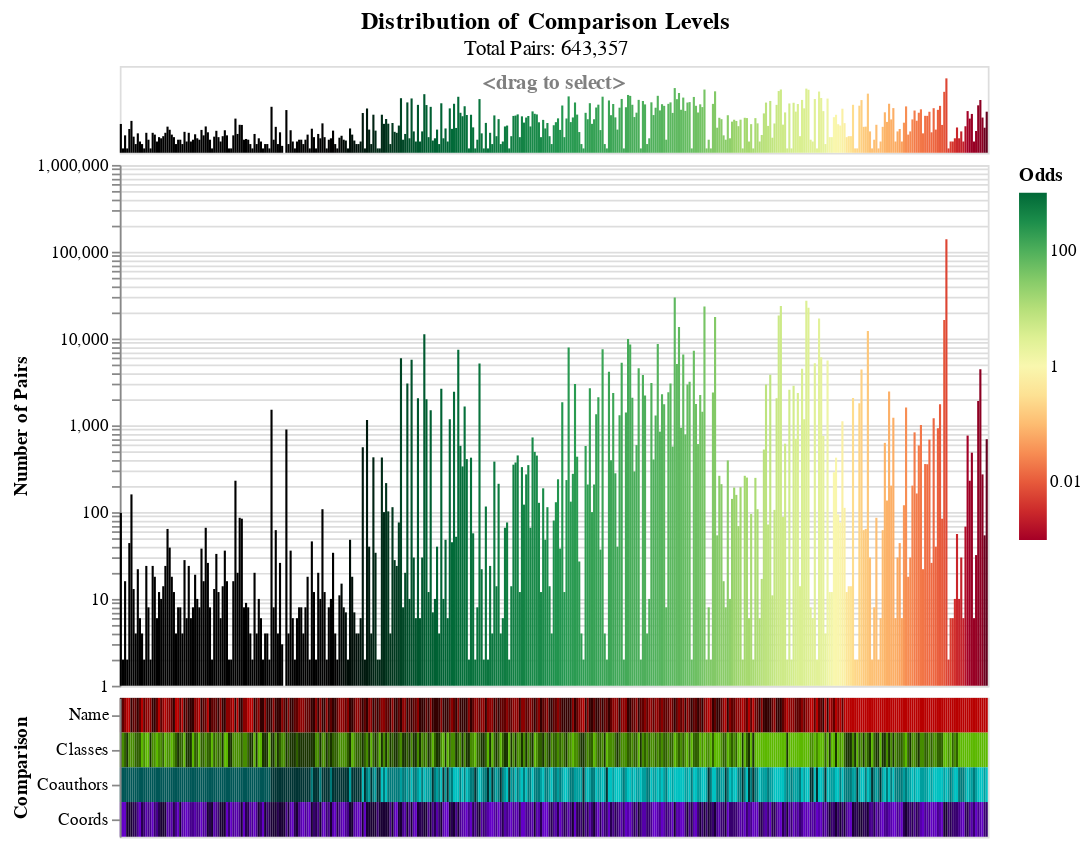

Write notebook code for a chart like this one.
### Markdown cell above
We can plot these compared pairs.
We can see which comparison levels are most common,
which occur together,
which lead to matches, and which lead to non-matches.

The exact match levels have the highest odds, and the
else levels have the lowest. The other levels are somewhere in between.

### Code cell
from mismo.compare import plot_compared  # noqa: E402

plot_compared(compared, comparisons=comparisons, weights=weights)

### Figure 1 — Vega-Lite specification as saved in the notebook (floating-point values rounded to 4 significant figures; data arrays with more than 128 entries replaced by an {"elided": "..."} marker saying what was removed)
{"config": {"view": {"continuousWidth": 300, "continuousHeight": 300}}, "vconcat": [{"data": {"name": "data-12067bfd6485535c5ad07bfb8cd1758e"}, "mark": {"type": "rect"}, "encoding": {"color": {"field": "log_odds", "legend": null, "scale": {"domainMax": 3, "domainMid": 0, "domainMin": -3, "scheme": "redyellowgreen"}, "title": "Odds", "type": "quantitative"}, "opacity": {"condition": {"param": "param_4", "value": 1}, "value": 0.8}, "x": {"axis": null, "field": "vector_id", "sort": {"field": "odds", "order": "descending"}, "type": "nominal"}, "y": {"axis": null, "field": "n_pairs", "scale": {"type": "log"}, "title": "Number of Pairs", "type": "quantitative"}}, "height": 50, "name": "view_14", "title": {"text": "<drag to select>", "anchor": "middle", "color": "gray", "dy": 20, "fontSize": 12}, "width": 500}, {"data": {"name": "data-12067bfd6485535c5ad07bfb8cd1758e"}, "mark": {"type": "rect", "stroke": null}, "encoding": {"color": {"field": "log_odds", "legend": {"labelExpr": "pow(10,datum.value)"}, "scale": {"domainMax": 3, "domainMid": 0, "domainMin": -3, "scheme": "redyellowgreen"}, "title": "Odds", "type": "quantitative"}, "opacity": {"condition": {"param": "param_4", "value": 1}, "value": 0.8}, "tooltip": [{"field": "n_pairs", "format": ",", "title": "Number of Pairs", "type": "quantitative"}, {"field": "pct_pairs", "format": "%", "title": "Percent of Pairs", "type": "quantitative"}, {"field": "odds", "format": ",", "title": "Odds", "type": "quantitative"}, {"field": "Name", "type": "nominal"}, {"field": "Classes", "type": "nominal"}, {"field": "Coauthors", "type": "nominal"}, {"field": "Coords", "type": "nominal"}], "x": {"axis": null, "field": "vector_id", "sort": {"field": "odds", "order": "descending"}, "type": "nominal"}, "y": {"field": "n_pairs", "scale": {"type": "log"}, "title": "Number of Pairs", "type": "quantitative"}}, "name": "view_15", "transform": [{"filter": {"param": "param_3"}}], "width": 500}, {"data": {"name": "data-653c65e70ebc2bcffc0883fd63e5a78b"}, "mark": {"type": "rect"}, "encoding": {"color": {"field": "level_uid", "legend": null, "scale": {"domain": ["Name:exact", "Name:share 1 token", "Name:share 2+ tokens", "Name:else", "Classes:exact", "Classes:share 1 class", "Classes:share 2+ classes", "Classes:else", "Coauthors:jaccard >= 0.5", "Coauthors:jaccard >= 0.25", "Coauthors:jaccard >= 0.1", "Coauthors:jaccard >= 0.02", "Coauthors:else", "Coords:exact", "Coords:coords <= 10km", "Coords:coords <= 100km", "Coords:both coord missing", "Coords:one coord missing", "Coords:else"], "range": ["#330000", "#5f0000", "#8c0000", "#b80000", "#193300", "#2f5f00", "#468c00", "#5cb800", "#003333", "#005656", "#007a7a", "#009e9e", "#00c1c1", "#190033", "#280050", "#37006e", "#46008c", "#5500aa", "#6300c7"]}, "title": "Comparison:Level", "type": "nominal"}, "opacity": {"condition": {"param": "param_4", "value": 1}, "value": 0.8}, "tooltip": [{"field": "level", "type": "nominal"}], "x": {"axis": null, "field": "vector_id", "sort": {"field": "odds", "order": "descending"}, "type": "nominal"}, "y": {"field": "comparison", "sort": ["Name", "Classes", "Coauthors", "Coords"], "title": "Comparison", "type": "nominal"}}, "height": 80, "name": "view_16", "transform": [{"filter": {"param": "param_3"}}], "width": 500}], "params": [{"name": "param_3", "select": {"type": "interval", "encodings": ["x"]}, "views": ["view_14"]}, {"name": "param_4", "select": {"type": "point", "fields": ["vector_id"], "on": "mouseover"}, "views": ["view_14", "view_15", "view_16"]}], "spacing": 0, "title": {"text": "Distribution of Comparison Levels", "anchor": "middle", "fontSize": 14, "subtitle": "Total Pairs: 643,357"}, "$schema": "https://vega.github.io/schema/vega-lite/v5.16.3.json", "datasets": {"data-12067bfd6485535c5ad07bfb8cd1758e": {"elided": "409 records"}, "data-653c65e70ebc2bcffc0883fd63e5a78b": {"elided": "1636 records"}}}
